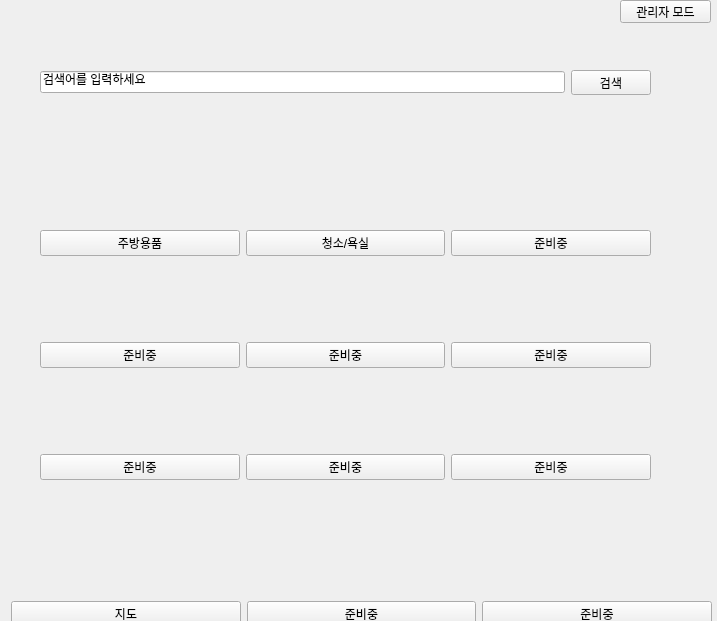
<?xml version="1.0" encoding="UTF-8"?>
<ui version="4.0">
 <class>Form</class>
 <widget class="QWidget" name="Form">
  <property name="windowModality">
   <enum>Qt::NonModal</enum>
  </property>
  <property name="enabled">
   <bool>true</bool>
  </property>
  <property name="geometry">
   <rect>
    <x>0</x>
    <y>0</y>
    <width>717</width>
    <height>621</height>
   </rect>
  </property>
  <property name="windowTitle">
   <string>Form</string>
  </property>
  <widget class="QPushButton" name="Btn_Admin">
   <property name="geometry">
    <rect>
     <x>620</x>
     <y>0</y>
     <width>91</width>
     <height>23</height>
    </rect>
   </property>
   <property name="text">
    <string>관리자 모드</string>
   </property>
  </widget>
  <widget class="QWidget" name="layoutWidget">
   <property name="geometry">
    <rect>
     <x>40</x>
     <y>150</y>
     <width>611</width>
     <height>411</height>
    </rect>
   </property>
   <layout class="QGridLayout" name="gridLayout">
    <item row="0" column="0">
     <widget class="QPushButton" name="Btn_Category1">
      <property name="text">
       <string>주방용품</string>
      </property>
     </widget>
    </item>
    <item row="0" column="1">
     <widget class="QPushButton" name="Btn_Category2">
      <property name="text">
       <string>청소/욕실</string>
      </property>
     </widget>
    </item>
    <item row="0" column="2">
     <widget class="QPushButton" name="Btn_Category3">
      <property name="text">
       <string>준비중</string>
      </property>
     </widget>
    </item>
    <item row="1" column="0">
     <widget class="QPushButton" name="Btn_Category4">
      <property name="text">
       <string>준비중</string>
      </property>
     </widget>
    </item>
    <item row="1" column="1">
     <widget class="QPushButton" name="Btn_Category5">
      <property name="text">
       <string>준비중</string>
      </property>
     </widget>
    </item>
    <item row="1" column="2">
     <widget class="QPushButton" name="Btn_Category6">
      <property name="text">
       <string>준비중</string>
      </property>
     </widget>
    </item>
    <item row="2" column="0">
     <widget class="QPushButton" name="Btn_Category7">
      <property name="text">
       <string>준비중</string>
      </property>
     </widget>
    </item>
    <item row="2" column="1">
     <widget class="QPushButton" name="Btn_Category8">
      <property name="text">
       <string>준비중</string>
      </property>
     </widget>
    </item>
    <item row="2" column="2">
     <widget class="QPushButton" name="Btn_Category9">
      <property name="text">
       <string>준비중</string>
      </property>
     </widget>
    </item>
   </layout>
  </widget>
  <widget class="QWidget" name="layoutWidget">
   <property name="geometry">
    <rect>
     <x>11</x>
     <y>601</y>
     <width>701</width>
     <height>25</height>
    </rect>
   </property>
   <layout class="QGridLayout" name="gridLayout_2">
    <item row="0" column="0">
     <widget class="QPushButton" name="Btn_Map">
      <property name="text">
       <string>지도</string>
      </property>
     </widget>
    </item>
    <item row="0" column="1">
     <widget class="QPushButton" name="Btn_Null1">
      <property name="text">
       <string>준비중</string>
      </property>
     </widget>
    </item>
    <item row="0" column="2">
     <widget class="QPushButton" name="Btn_Null2">
      <property name="text">
       <string>준비중</string>
      </property>
     </widget>
    </item>
   </layout>
  </widget>
  <widget class="QWidget" name="layoutWidget">
   <property name="geometry">
    <rect>
     <x>40</x>
     <y>70</y>
     <width>611</width>
     <height>25</height>
    </rect>
   </property>
   <layout class="QGridLayout" name="gridLayout_3">
    <item row="0" column="0">
     <widget class="QLineEdit" name="Txt_Search">
      <property name="text">
       <string>검색어를 입력하세요</string>
      </property>
     </widget>
    </item>
    <item row="0" column="1">
     <widget class="QPushButton" name="Btn_Search">
      <property name="text">
       <string>검색</string>
      </property>
     </widget>
    </item>
   </layout>
  </widget>
 </widget>
 <resources/>
 <connections/>
</ui>
